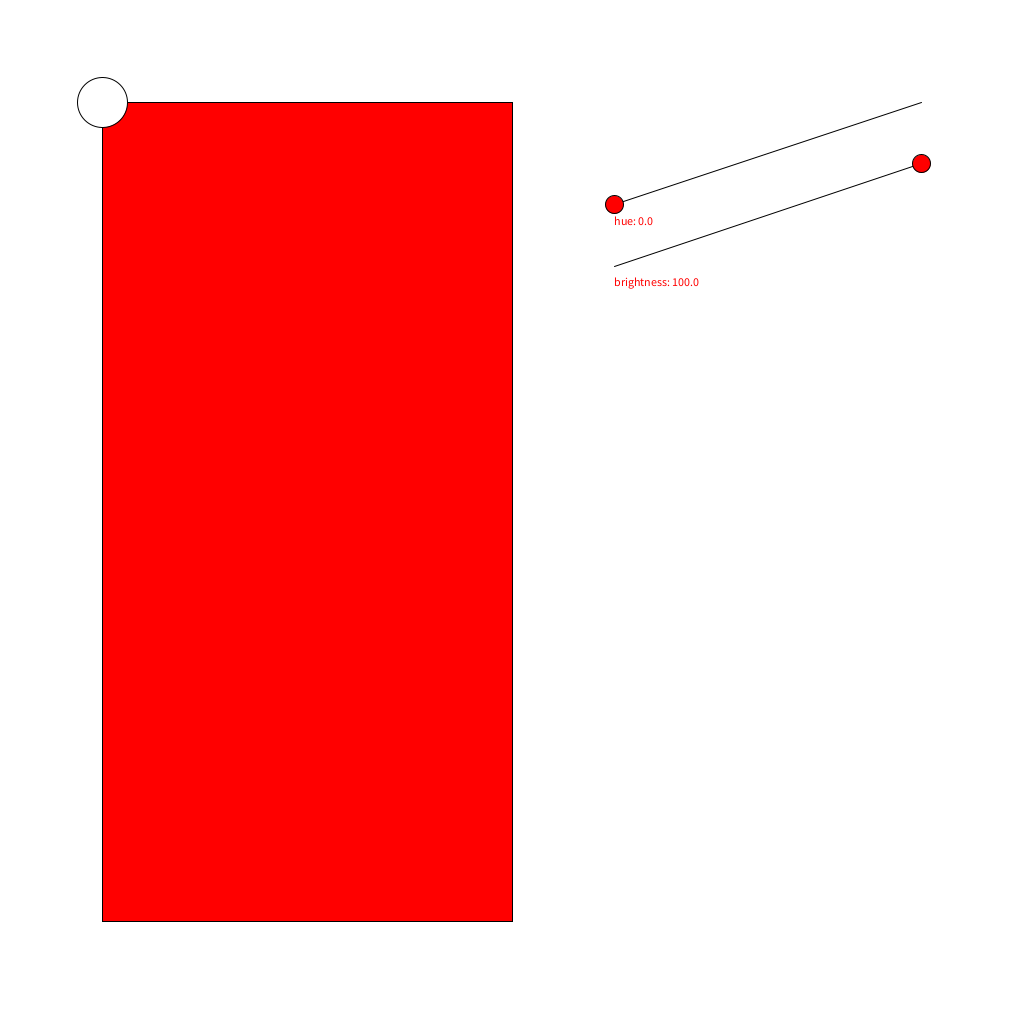
Frame 1 (no input)
Frame 60 (the mouse pressed at the canvas centre just before this capture): identical to frame 1, image omitted
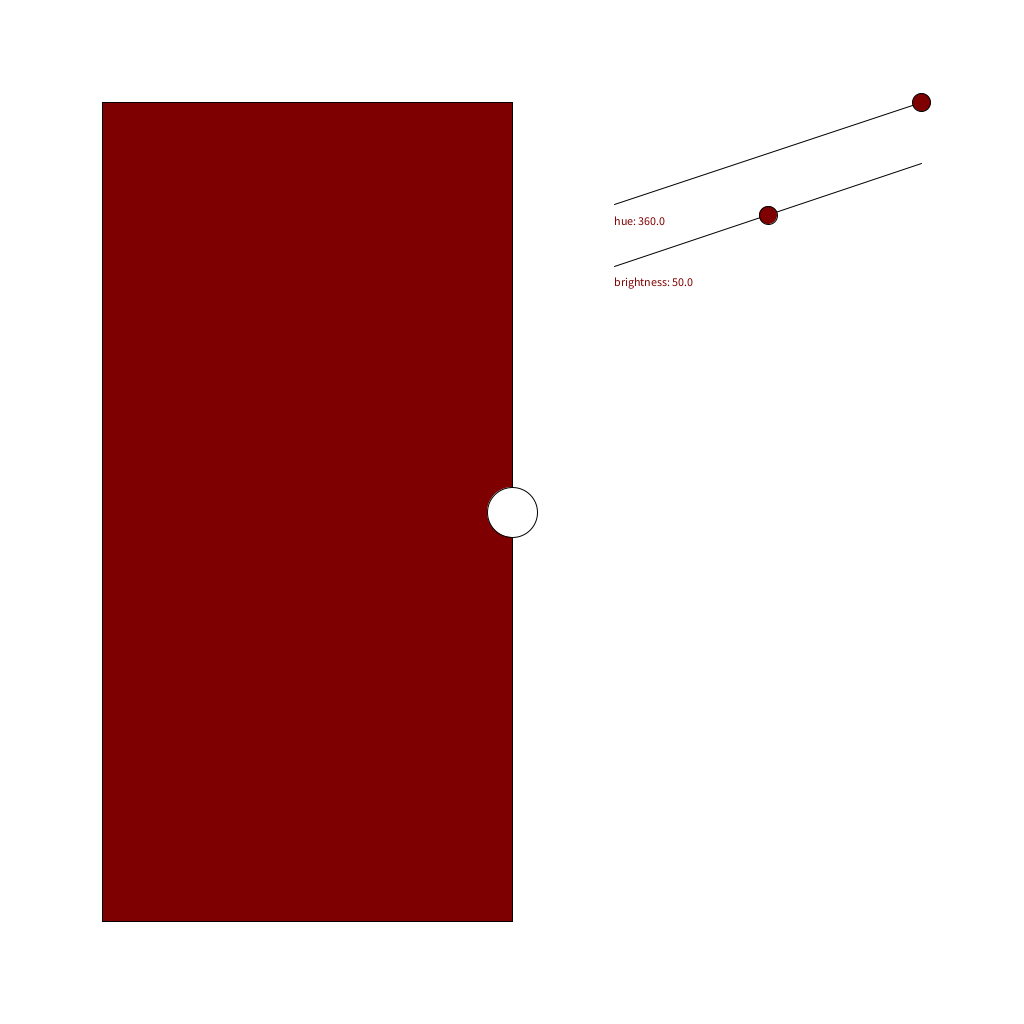
Frame 120 (the mouse held since frame 60 and released just before this capture)

The Processing sketch that drew these frames (run headless with seeded random() and noise(); from frame 60 on, the mouse is pressed at the canvas centre):

// Processing sketch: demo_240225a_numbers
// ── demo_240225a_numbers.pde
PVector dot;
color col;

void setup(){
  size(1024, 1024);
  dot = new PVector();
  
  rectMode(CORNERS);
  colorMode(HSB, 360, 100, 100);
  
}

void draw(){
  background(#ffffff);
  
  // update position
  dot.set(mouseX, mouseY); // equivalent to dot.x = mouseX and dot.y = mouseY
  
  // set the constraints of the color picker
  float leftWall, rightWall, topWall, bottomWall;
  leftWall = width * 0.10;
  rightWall = width * 0.50;
  dot.x = constrain(mouseX, leftWall, rightWall);
  topWall = height * 0.10;
  bottomWall = height * 0.90;
  dot.y = constrain(mouseY, topWall, bottomWall);
  
  // pick the color of the square
  float brightness = map(dot.y, bottomWall, topWall, 0, 100);
  float hue = map(dot.x, leftWall, rightWall, 0, 360);
  col = color(hue, 100, brightness);
  fill(col);
  rect(leftWall, topWall, rightWall, bottomWall);
  
  // draw the hue slider
  PVector hueA = new PVector(width * 0.60, height * 0.20);
  PVector hueB = new PVector(width * 0.90, height * 0.10);
  line(hueA.x, hueA.y, hueB.x, hueB.y);
  text("hue: " + hue, hueA.x, hueA.y + 20);
  float hueSlider = map(hue, 0, 360, 0.0, 1.0);
  float hueSliderX = lerp(hueA.x, hueB.x, hueSlider);
  float hueSliderY = lerp(hueA.y, hueB.y, hueSlider);
  circle(hueSliderX, hueSliderY, 18);
  
  // draw the brightness slider
  PVector brightnessA = new PVector(width * 0.60, height * 0.26);
  PVector brightnessB = new PVector(width * 0.90, height * 0.16);
  line(brightnessA.x, brightnessA.y, brightnessB.x, brightnessB.y);
  text("brightness: " + brightness, brightnessA.x, brightnessA.y + 20);
  float brightnessSlider = map(brightness, 0, 100, 0.0, 1.0);
  float brightnessSliderX = lerp(brightnessA.x, brightnessB.x, brightnessSlider);
  float brightnessSliderY = lerp(brightnessA.y, brightnessB.y, brightnessSlider);
  circle(brightnessSliderX, brightnessSliderY, 18);
  
  // draw the dot
  fill(#ffffff);
  circle(dot.x, dot.y, 50);
}

void mouseClicked(){
  println("\nmouse: (" + mouseX + ", " + mouseY + ")");
  println("dot: (" + dot.x + ", " + dot.y + ")");
  println("col: #" + hex(col));
}
